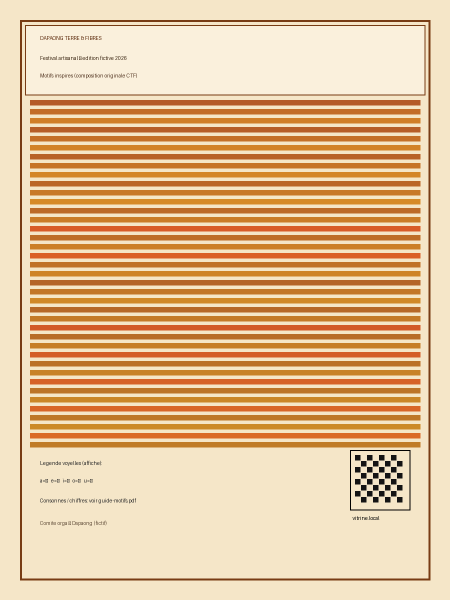
#> input picture NCTF26/challenges/misc/Terre-et-Fibres/files/affiche.png, 900 x 1200 px (shown at 1/2 size)
$ python legend.py out.png
#> lines starting #> are read from the running program, lines starting #| are printed output that depends on the picture
import sys, numpy as np
from PIL import Image
im = Image.open('files/affiche.png').convert('RGB')
#> im is the input picture: PIL image 900x1200 RGB; mean R, G, B 227.5, 190.6, 147.9
out = sys.argv[1]
im.crop((70, 950, 200, 972)).resize((1040, 176), Image.NEAREST).save(out + '/legende.png')
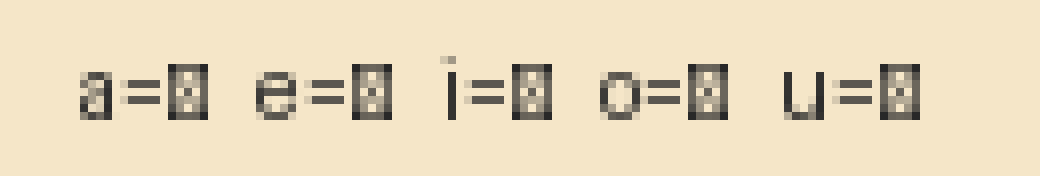
#> saved as legende.png: PIL image 1040x176 RGB; mean R, G, B 231.5, 217.5, 189.5
a = np.array(im)
bits = (a[:, :, 0] & 1).flatten()
b = np.packbits(bits).tobytes()
L = int.from_bytes(b[:4], 'big')
#> L = 39
tail = b[4 + L:]
print('L', L, 'apres message: octets', len(tail), 'distincts', sorted(set(tail))[:12], 'debut', tail[:24].hex())
#| L 39 apres message: octets 134957 distincts [0, 1, 2, 3, 4, 5, 6, 7, 8, 9, 10, 12] debut ffffffffffffffffffffffffffffffffffffffffffffffff
# zones ou le LSB rouge est porteur vs zones naturelles
print('bits de message occupent', (4 + L) * 8, 'pixels sur la 1re ligne de', a.shape[1])
#| bits de message occupent 344 pixels sur la 1re ligne de 900
